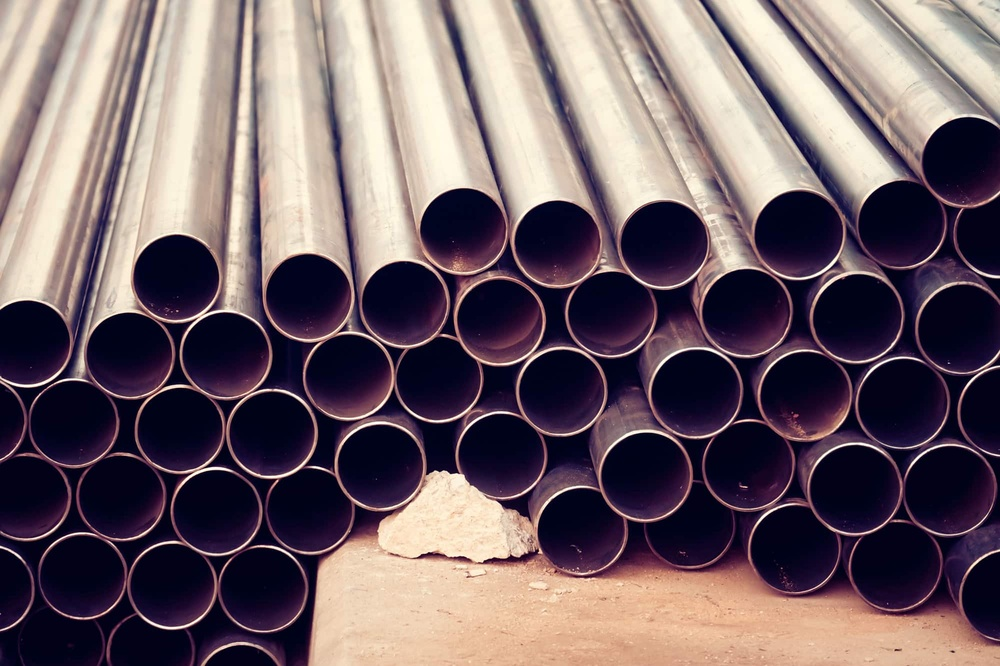
#> input picture mild-steel-nominal-bore-tube.jpg, 1000 x 666 px, shrunk from 2000 x 1333 before the run, found by its file name
$ jupyter execute 'Tubes image processing.ipynb'   (shell and % lines are left out)   (older library calls are emulated)
#> lines starting #> are read from the running program, lines starting #| are printed output that depends on the picture; after the words box and inside, x2 and y2 are one past the last pixel; in counts of white or black regions, pixels touching at a corner belong together
[cell 1]
import cv2
import matplotlib.pyplot as plt
import numpy as np

[cell 2]
def display_img(img,cmap=None):
    fig = plt.figure(figsize=(12,10))
    ax = fig.add_subplot(111)
    ax.imshow(img,cmap)

[cell 3]
cd ..

[cell 4]
cd DATA

[cell 5]
img = cv2.imread('mild-steel-nominal-bore-tube.jpg',0)
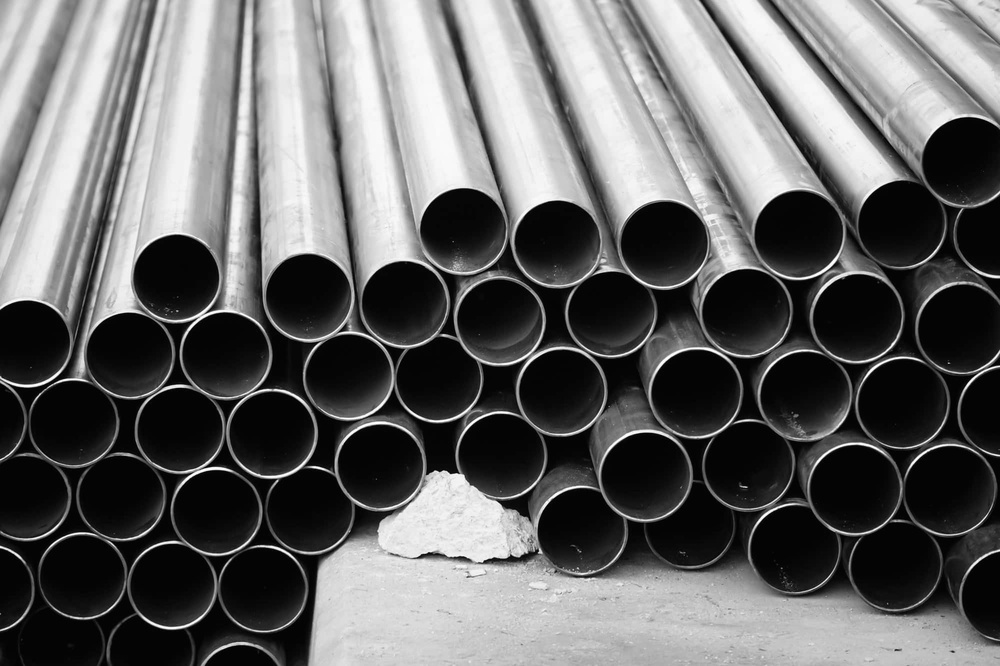
#> img: shape (666, 1000); min 0, max 255, mean 101.6

[cell 6]
img = cv2.cvtColor(img,cv2.COLOR_BGR2RGB)
#> img: shape (666, 1000, 3)

[cell 7]
display_img(img,cmap='gray')

[cell 8]
sobelx = cv2.Sobel(img,cv2.CV_64F,1,0,ksize=5)
sobely = cv2.Sobel(img,cv2.CV_64F,0,1,ksize=5)
laplacian = cv2.Laplacian(img,cv2.CV_64F)
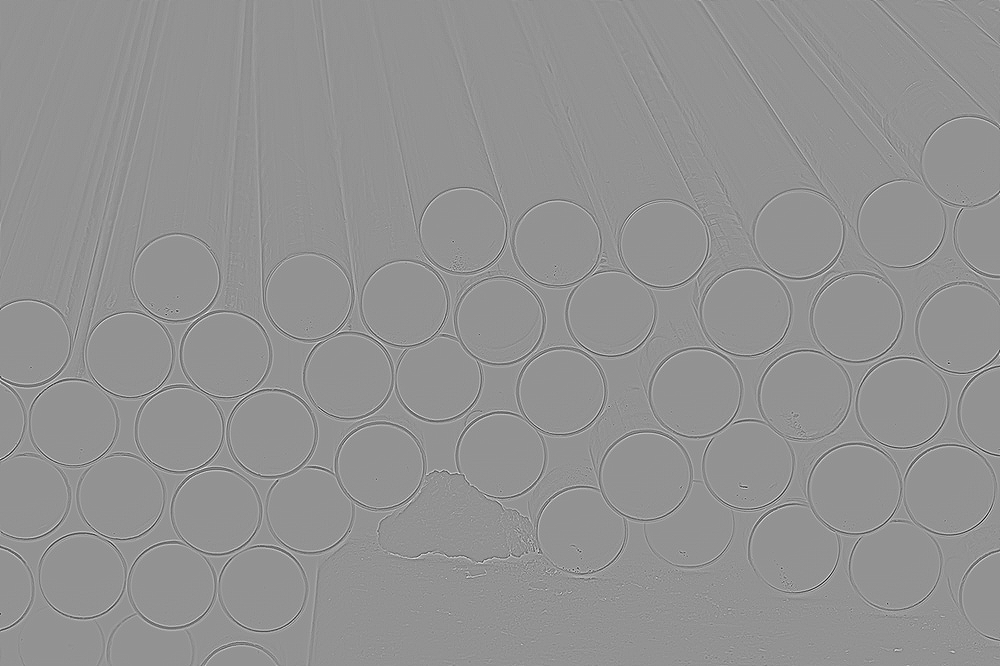
#> laplacian: shape (666, 1000, 3) float64; min -462, max 341, mean 0; drawn with min black and max white

[cell 9]
display_img(laplacian,cmap='gray')
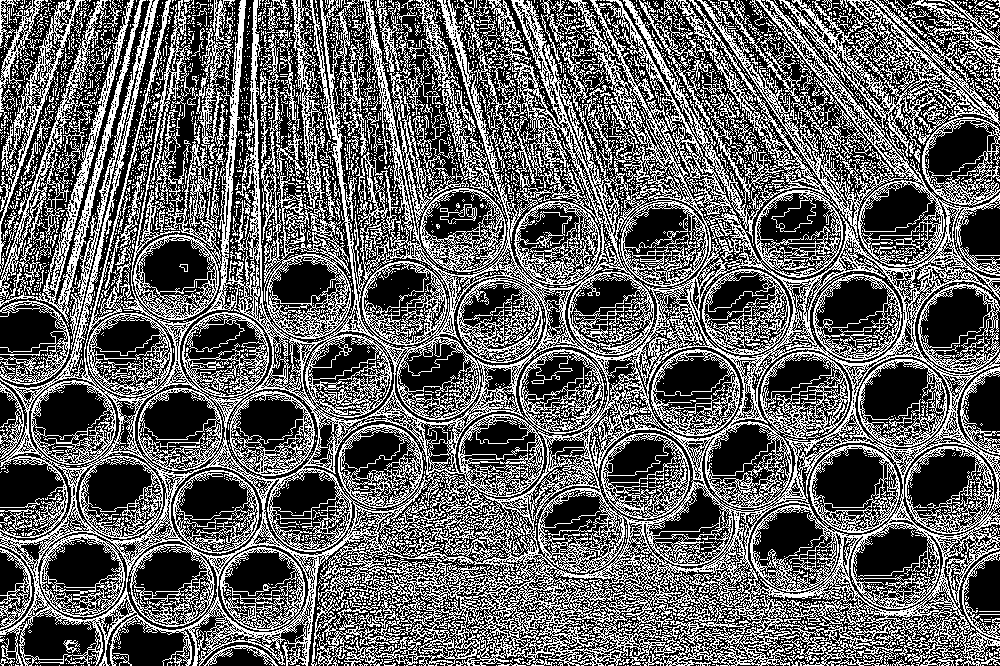
#> shown: shape (666, 1000, 3) float64; values 0 (black) and 1 (white), 39.1% white in thin lines or dots

[cell 10]
kernel = np.ones((4,4),np.uint8)
gradient = cv2.morphologyEx(sobelx,cv2.MORPH_GRADIENT,kernel)

[cell 11]
display_img(gradient)
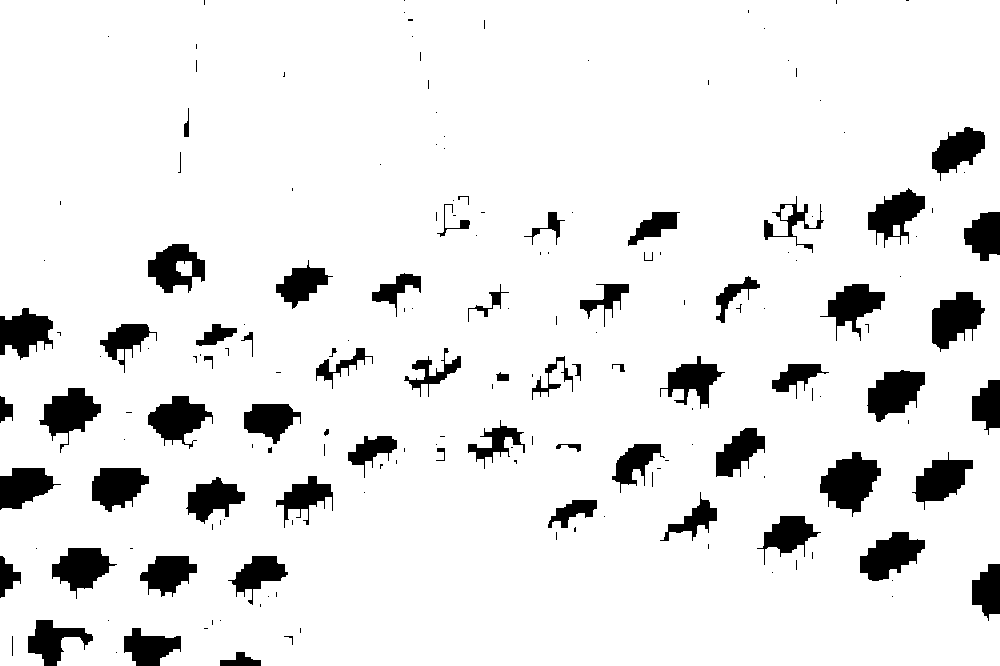
#> shown: shape (666, 1000, 3) float64; values 0 (black) and 1 (white), 90.9% white; 179 black regions (112 under 20 px), largest, box (x1, y1, x2, y2) and area: (820, 452, 881, 517) 2286, (932, 292, 985, 352) 1954, (867, 370, 925, 422) 1911

[cell 12]
ret,th1 = cv2.threshold(img,100,255,cv2.THRESH_BINARY_INV)
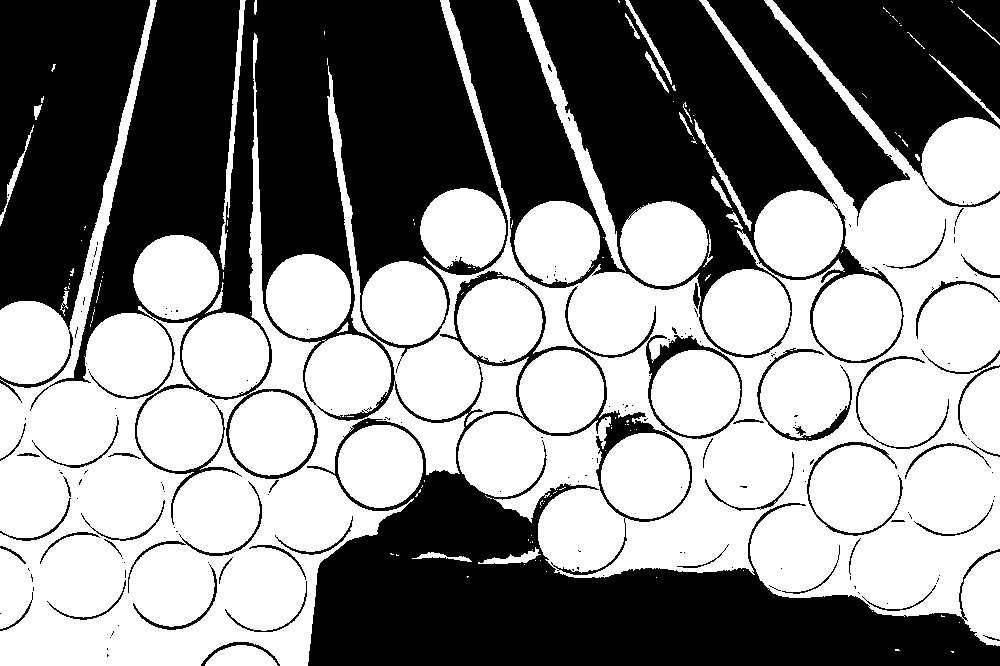
#> th1: shape (666, 1000, 3); 53.4% white; 180 black regions (130 under 20 px), largest, box (x1, y1, x2, y2) and area: (30, 0, 1000, 666) 167795, (449, 0, 904, 363) 62645, (0, 0, 150, 403) 34531
display_img(th1,cmap='gray')

[cell 13]
gradient = cv2.morphologyEx(th1,cv2.MORPH_GRADIENT,kernel)
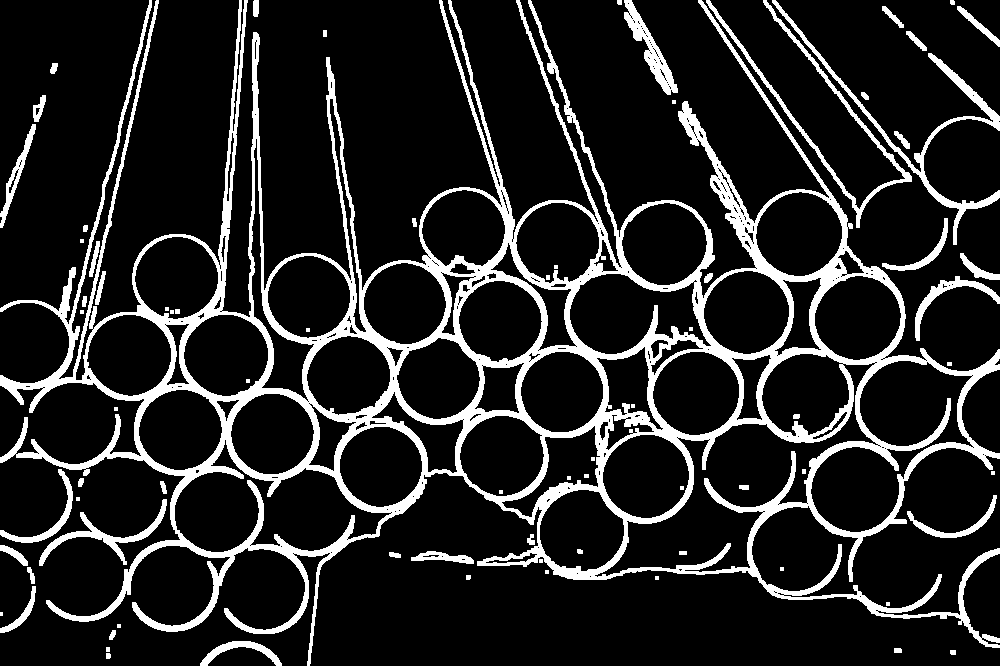
#> gradient: shape (666, 1000, 3); 14.4% white; 76 white regions (24 under 20 px), largest, box (x1, y1, x2, y2) and area: (0, 0, 1000, 666) 79834, (772, 0, 1000, 245) 3021, (706, 0, 912, 228) 2414

[cell 14]
display_img(gradient,cmap='gray')

[cell 15]
imagem = cv2.bitwise_not(gradient)

[cell 16]
display_img(imagem,cmap='gray')

[cell 17]
ret,thresh5 = cv2.threshold(img,127,255,cv2.THRESH_TOZERO_INV)
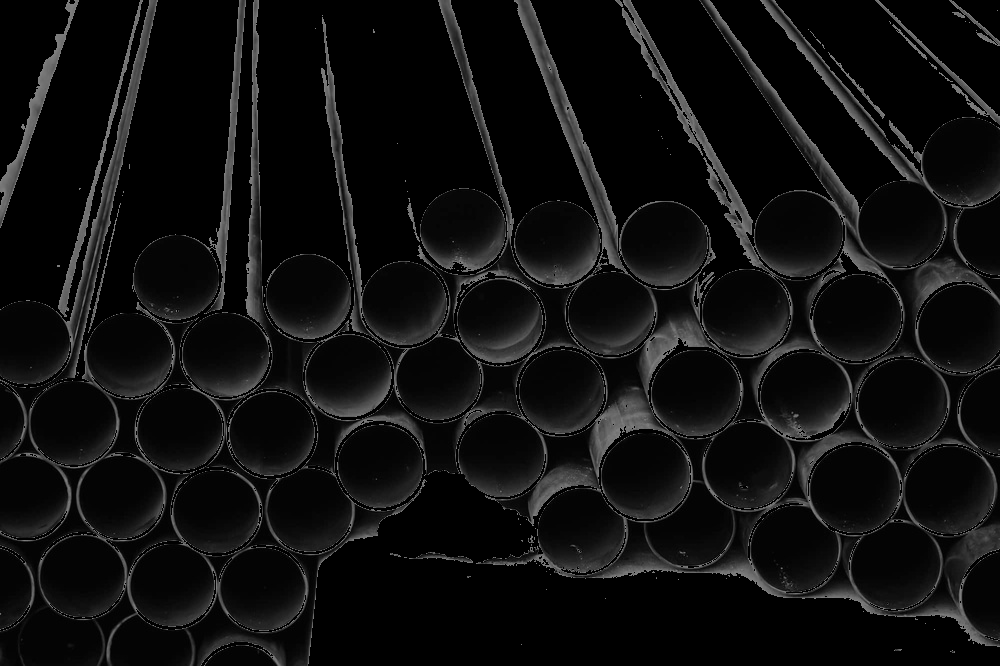
#> thresh5: shape (666, 1000, 3); min 0, max 127, mean 15.6
plt.imshow(thresh5,cmap='gray')

$ run again, with dog_backpack.jpg copied over mild-steel-nominal-bore-tube.jpg
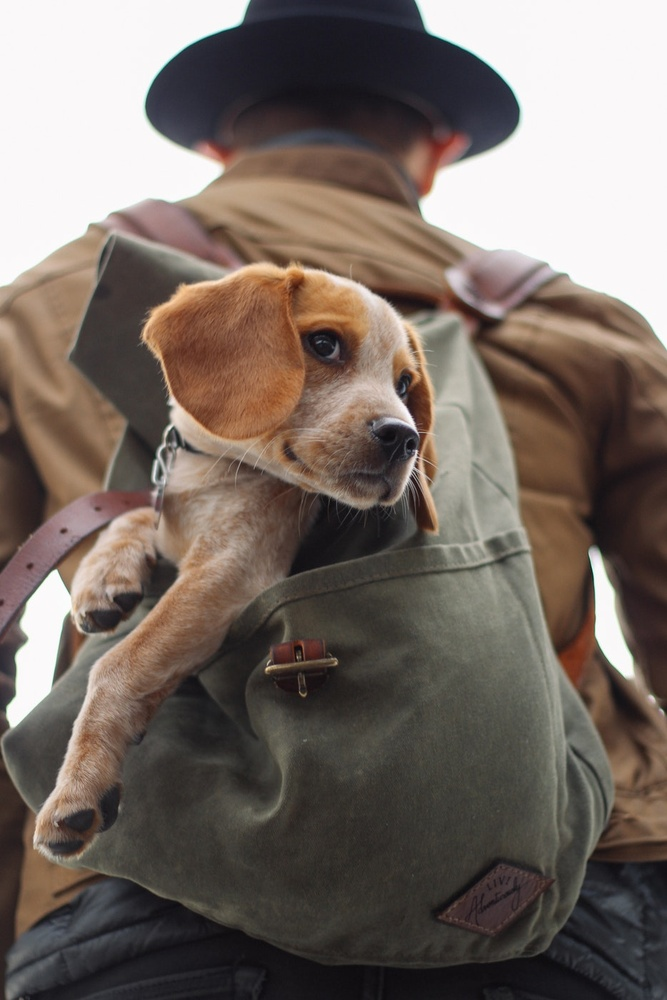
#> input picture dog_backpack.jpg, 667 x 1000 px, shrunk from 934 x 1401 before the run, found by its file name
#> `[cell 9] display_img(laplacian,cmap='gray')`:
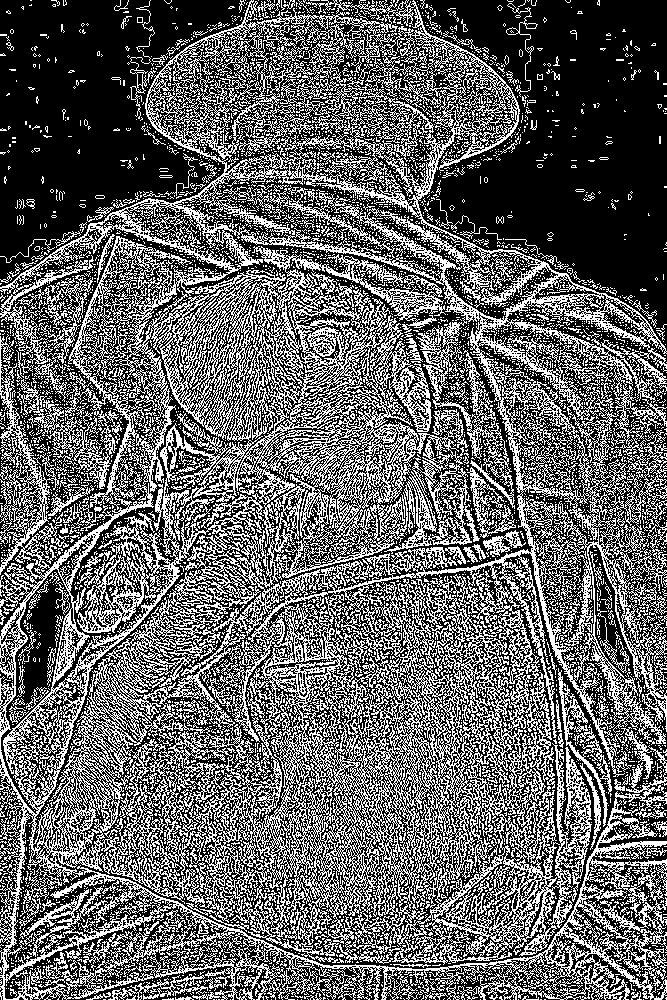
#> shown: shape (1000, 667, 3) float64; values 0 (black) and 1 (white), 38.9% white in thin lines or dots
#> th1: shape (1000, 667, 3); 56.9% white; 237 black regions (216 under 20 px), largest, box (x1, y1, x2, y2) and area: (0, 0, 667, 933) 279153, (588, 547, 667, 780) 4495, (181, 374, 225, 410) 589
#> imagem: shape (1000, 667, 3); 90% white; 107 black regions (19 under 20 px), largest, box (x1, y1, x2, y2) and area: (0, 237, 667, 935) 39191, (353, 263, 667, 806) 6310, (145, 0, 521, 212) 4234
#> `ret,thresh5 = cv2.threshold(img,127,255,cv2.THRESH_TOZERO_INV)`:
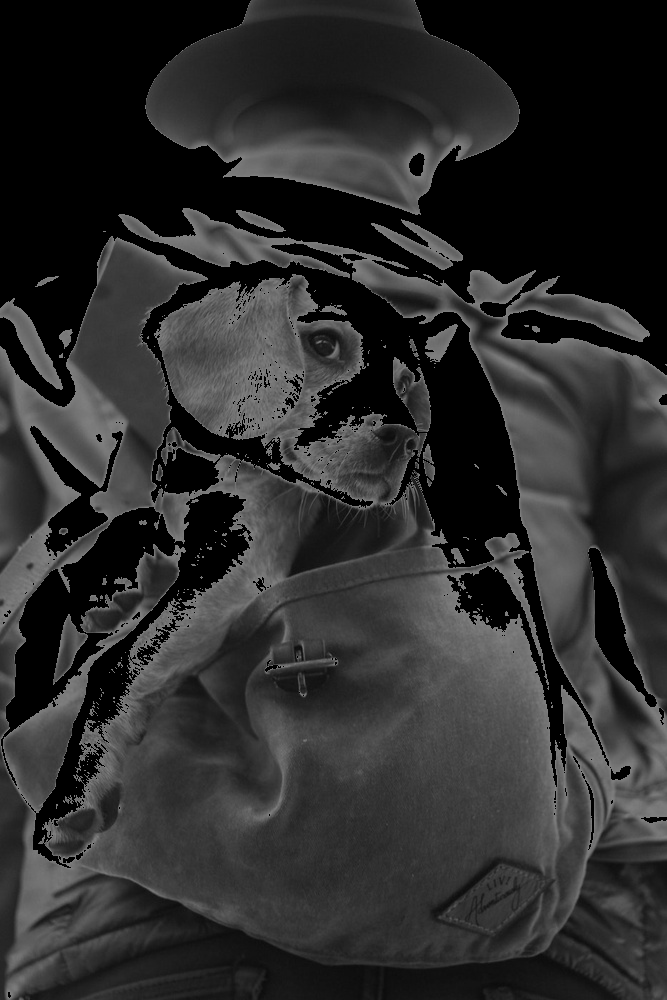
#> thresh5: shape (1000, 667, 3); min 0, max 127, mean 44.7
